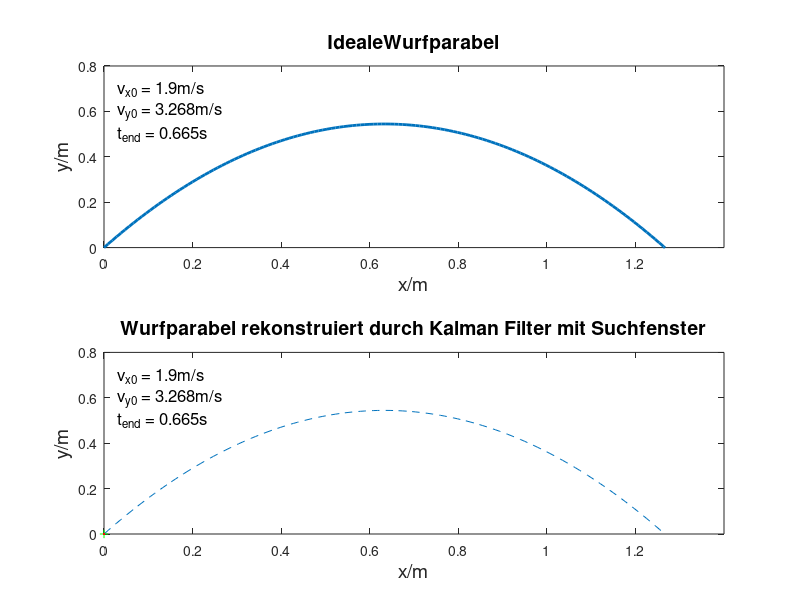

The MATLAB source for this figure:
clear;
g = 9.80665;
del_t = 0.005;
k = 0;
n = 134;
random = randi([-5, 5], n, 1);
%−−−−−−−−−−−−−−−−−−−−−−−−−−−−−−−−−−−−−−−−−−−−−−−−−−−−−−
%Fuer ideales System
t = 0;
x_ideal = 0;
y_ideal = 0;

v_0 = 3.8;
vx_0 = 0.5 * v_0;
vy_0 = 0.86 * v_0;


vx_ideal = vx_0;

vy_ideal = vy_0;
%−−−−−−−−−−−−−−−−−−−−−−−−−−−−−−−−−−−−−−−−−−−−−−−−−−−−−−
%Fuer Kalman Filter
Mat_K = zeros(4,4);

%Startschaetzung
Mat_Pm = [1 0 0 0; 0 1 0 0; 0 0 1 0; 0 0 0 1];
Mat_R = [0.01 0; 0 0.01];
Mat_H = [1 0 0 0; 0 1 0 0];

%Startschaetzung
Vec_Xm = [0 0 1 1].' ;
Array_Xm = zeros(4, n+1);
Array_Xm(1) = Vec_Xm(1);
Array_Xm(2) = Vec_Xm(2);
Array_Xm(3) = Vec_Xm(3);
Array_Xm(4) = Vec_Xm(4);
x_kal = 0;
y_kal = 0;
x_mes = 0;
y_mes = 0;
Vec_Xp = [0 0 0 0].';
Vec_Y = [0 0].';
Mat_Pp = zeros(4,4);
Mat_I = [1 0 0 0; 0 1 0 0; 0 0 1 0; 0 0 0 1];
Mat_A = [1 0 del_t 0; 0 1 0 del_t; 0 0 1 0; 0 0 0 1];
Mat_B = [0 0; 0 (0.5 * del_t * del_t); 0 0; 0 del_t];
Vec_u = [0 -g].';
Mat_Q = [0.00001 0 0 0;0 0.00001 0 0;0 0 0.00001 0; 0 0 0 0.00001];
for k = 1:n
    %−−−−−−−−−−−−−−−−−−−−−−−−−−−−−−−−−−−−−−−−−−−−−−−−−−−−−−
    %ideales System
    t(k+1) = t(k)+ del_t;
    x_ideal(k+1) = x_ideal(k)+ del_t * vx_ideal(k);
    y_ideal(k+1) = y_ideal(k)+ del_t * vy_ideal(k) - 0.5 * g * del_t * del_t;
    vx_ideal(k+1) = vx_ideal(k);
    vy_ideal(k+1) = vy_ideal(k) - g * del_t;
    
    %−−−−−−−−−−−−−−−−−−−−−−−−−−−−−−−−−−−−−−−−−−−−−−−−−−−−−−
    %Messung
    Vec_Y(1) = x_ideal(k);
    rand = (random(k)/100);
    Vec_Y(2) = y_ideal(k) + rand;
    
%     %Wurfparabel mit Stoerung
%     if (0.7 < x_ideal(k) && x_ideal(k)<0.8)
%         Vec_Y(2) = 0.1 + rand;
%         Mat_R(1) = 1;
%         Mat_R(4) = 1;
%     else
%         Mat_R(1)=0.01;
%         Mat_R(4)=0.01;
%     end
    
%     %Ende Wurfparabel mit Stoerung
%     if(Vec_Y(2)<0)
%         Vec_Y(2) = 0;
%     end
%     x_mes(k) = Vec_Y(1);
%     y_mes(k) = Vec_Y(2);
%     
%     %−−−−−−−−−−−−−−−−−−−−−−−−−−−−−−−−−−−−−−−−−−−−−−−−−−−−−−
%     %Korrektur mit der Messung
%     Inverse = inv(Mat_R + Mat_H * Mat_Pm * Mat_H');
%     Mat_K = Mat_Pm * Mat_H' * Inverse;
%     Vec_Xp = Vec_Xm + Mat_K * (Vec_Y - Mat_H * Vec_Xm);
%     Mat_Pp = (Mat_I - Mat_K * Mat_H) * Mat_Pm;
%     
%     %−−−−−−−−−−−−−−−−−−−−−−−−−−−−−−−−−−−−−−−−−−−−−−−−−−−−−−
%     %Prädiktion
%     Vec_Xm = Mat_A * Vec_Xp + Mat_B * Vec_u;
%     Array_Xm((k*4) + 1) = Vec_Xm(1);
%     Array_Xm((k*4) + 2) = Vec_Xm(2);
%     Array_Xm((k*4) + 3) = Vec_Xm(3);
%     Array_Xm((k*4) + 4) = Vec_Xm(4);
%     x_kal(k) = Vec_Xm(1);
%     y_kal(k) = Vec_Xm(2);
%     Mat_Pm = Mat_A * Mat_Pp * Mat_A' + Mat_Q;
end
%ideal
subplot(2,1,1);
plot(x_ideal, y_ideal, 'LineWidth', 2);
axis([0, 1.4, 0, 0.8])
title('IdealeWurfparabel', 'FontSize', 14)
xlabel('x/m', 'FontSize', 14)
ylabel('y/m', 'FontSize', 14)
str1=['v_{x0} = ' num2str(vx_0) 'm/s'];
str2=['v_{y0} = ' num2str(vy_0) 'm/s'];
str3=['t_{end} = ' num2str(t(k)) 's'];
text(0.03, 0.7, str1, 'FontSize', 12)
text(0.03, 0.6, str2, 'FontSize', 12)
text(0.03, 0.5, str3, 'FontSize',12)

%KalmanFilter
subplot(2,1,2);
plot(x_ideal, y_ideal, '--', ...
     x_mes, y_mes,'g+', ...
     x_kal, y_kal, 'r', 'LineWidth', 2);
axis([0, 1.4, 0, 0.8])
xlabel('x/m', 'FontSize', 14)
ylabel('y/m', 'FontSize', 14)
title('Wurfparabel rekonstruiert durch Kalman Filter mit Suchfenster', 'FontSize', 14)
str1=['v_{x0} = ' num2str(vx_0) 'm/s'];
str2=['v_{y0} = ' num2str(vy_0) 'm/s'];
str3=['t_{end} = ' num2str(t(k)) 's'];
text(0.03, 0.7, str1, 'FontSize', 12)
text(0.03,0.6, str2, 'FontSize', 12)
text(0.03,0.5,str3, 'FontSize', 12)
